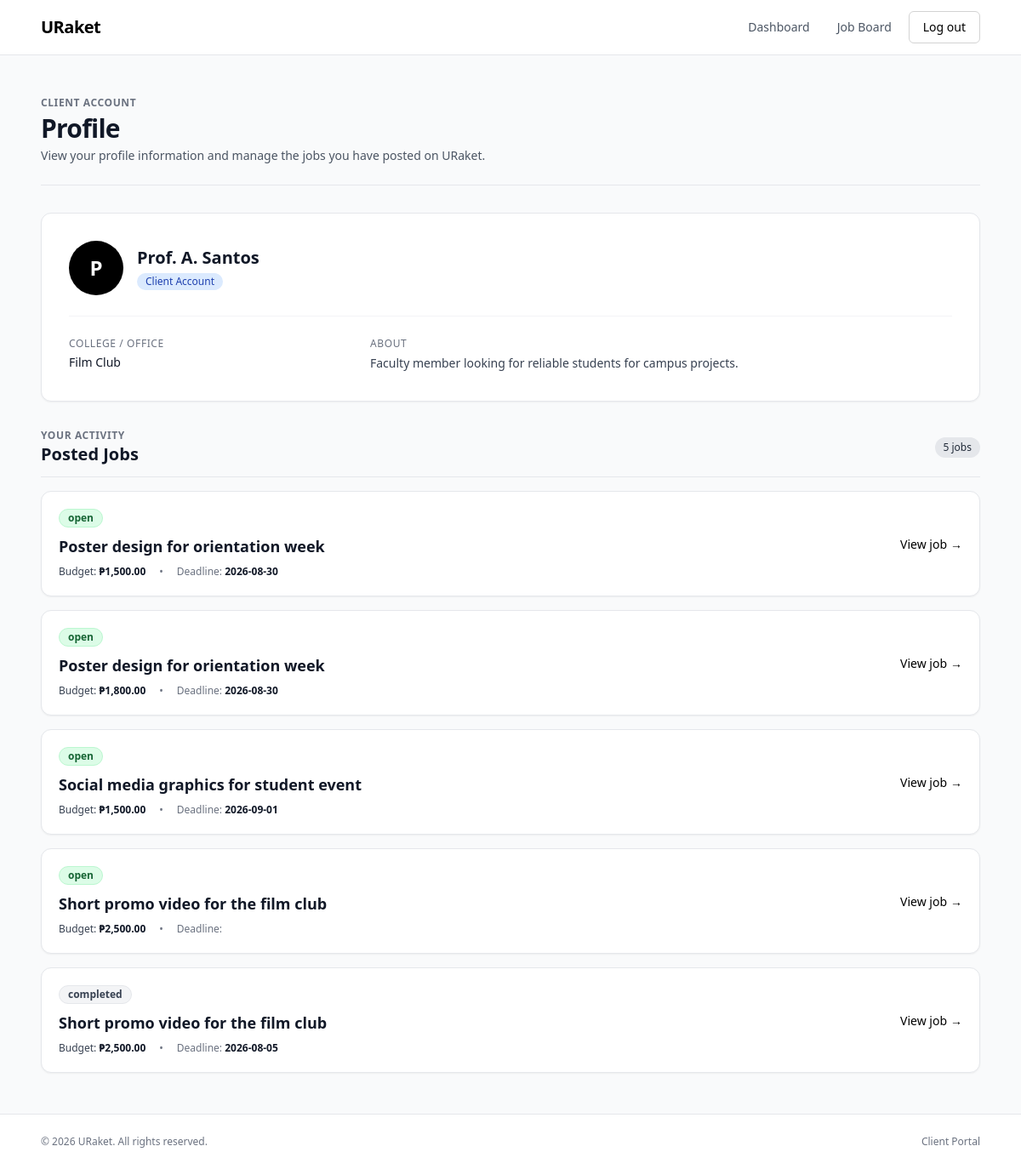
Page /client/profile.php (signed in) on the committed database.
### tables this page shows
CREATE TABLE user_profiles (
	user_id VARCHAR(64) NOT NULL,
	organization VARCHAR(150) NOT NULL,
	about TEXT NULL,
	PRIMARY KEY (user_id),
	CONSTRAINT fk_profiles_user FOREIGN KEY (user_id) REFERENCES users (id)
		ON DELETE CASCADE ON UPDATE CASCADE
);

CREATE TABLE users (
	id VARCHAR(64) NOT NULL,
	role ENUM('admin', 'client', 'freelancer') NOT NULL,
	full_name VARCHAR(150) NOT NULL,
	email VARCHAR(255) NOT NULL,
	password_hash VARCHAR(255) NOT NULL,
	created_at TIMESTAMP NOT NULL DEFAULT CURRENT_TIMESTAMP,
	PRIMARY KEY (id),
	UNIQUE KEY uq_users_email (email)
);

CREATE TABLE jobs (
	id VARCHAR(64) NOT NULL,
	client_id VARCHAR(64) NOT NULL,
	title VARCHAR(200) NOT NULL,
	job_type VARCHAR(60) NOT NULL,
	budget DECIMAL(10, 2) NOT NULL DEFAULT 0.00,
	description TEXT NOT NULL,
	status ENUM('open', 'closed', 'completed') NOT NULL DEFAULT 'open',
	deadline DATE NULL,
	posted_at DATETIME NOT NULL DEFAULT CURRENT_TIMESTAMP,
	PRIMARY KEY (id),
	KEY idx_jobs_client (client_id),
	KEY idx_jobs_status (status),
	CONSTRAINT fk_jobs_client FOREIGN KEY (client_id) REFERENCES users (id)
		ON DELETE RESTRICT ON UPDATE CASCADE
);

### classes/Client.php (called while the page is built, shortened)
<?php
final class Client
{
    public function jobs(string $clientId): array
    {
        $statement = $this->db->prepare(
            'SELECT jobs.id, jobs.title, jobs.job_type AS category, jobs.budget,
                    jobs.status, jobs.deadline, jobs.posted_at AS postedAt,
                    COUNT(applications.id) AS applicationsCount,
                    SUM(applications.status = "pending") AS pendingCount
             FROM jobs LEFT JOIN applications ON applications.job_id = jobs.id
             WHERE jobs.client_id = ? GROUP BY jobs.id ORDER BY jobs.posted_at DESC'
        );
        $statement->bind_param('s', $clientId);
        $statement->execute();
        $jobs = $statement->get_result()->fetch_all(MYSQLI_ASSOC);
        return $jobs;
    }
    public function profile(string $clientId): ?array
    {
        $statement = $this->db->prepare(
            'SELECT users.full_name AS name, user_profiles.organization AS collegeOrOffice, user_profiles.about
             FROM users LEFT JOIN user_profiles ON user_profiles.user_id = users.id
             WHERE users.id = ? AND users.role = "client"'
        );
        $statement->bind_param('s', $clientId);
        $statement->execute();
        $profile = $statement->get_result()->fetch_assoc() ?: null;
        return $profile;
    }
}

### client/profile.php (the view, shortened to what this page needs)
<?php
require_once __DIR__ . '/../config/database.php';
require_once __DIR__ . '/../classes/Client.php';
$clientService = new Client($db);
$currentUser = $_SESSION['currentUser'] ?? null;
$client = $clientService->profile($currentUser['id']);
$postedJobs = $clientService->jobs($currentUser['id']);
?>
<!DOCTYPE html>
<html lang="en">
<head>
    <script src="https://cdn.tailwindcss.com"></script>
</head>
<body class="min-h-screen flex flex-col bg-gray-50 text-gray-900">
<header class="w-full border-b bg-white sticky top-0 z-10">
    <div class="max-w-6xl mx-auto px-4 sm:px-6 h-16 flex items-center justify-between">
        <a href="../index.php" class="text-xl font-bold tracking-tight text-black">
            URaket
        </a>
        <nav class="flex items-center gap-1 sm:gap-2" aria-label="Client navigation">
            <a href="dashboard.php" class="text-sm font-medium px-3 py-2 rounded text-gray-600 hover:text-black hover:bg-gray-100 transition">
                Dashboard
            </a>
            <a href="../jobs/index.php" class="text-sm font-medium px-3 py-2 rounded text-gray-600 hover:text-black hover:bg-gray-100 transition">
                Job Board
            </a>
            <form method="POST" action="">
                <button
                    type="submit"
                    class="inline-flex items-center justify-center px-4 py-2 text-sm font-medium text-black bg-white border border-[#D3D3D3] rounded-[6px] transition-all duration-150 ease-in-out cursor-pointer hover:bg-black hover:text-white hover:border-black active:scale-[0.98] focus:outline-none focus:ring-2 focus:ring-black focus:ring-offset-1"
                > Log out
                </button>
            </form>
        </nav>
    </div>
</header>
<main class="flex-1">
    <div class="max-w-6xl mx-auto px-4 sm:px-6 py-8 sm:py-12 flex flex-col gap-8">
        <section class="border-b pb-6">
            <p class="text-xs font-semibold tracking-wider text-gray-500 uppercase">
                Client Account
            </p>
            <h1 class="text-3xl font-bold tracking-tight mt-1">
                Profile
            </h1>
            <p class="text-sm text-gray-600 mt-1 max-w-2xl">
                View your profile information and manage the jobs you have posted on URaket.
            </p>
        </section>
        <section class="bg-white border rounded-xl shadow-sm overflow-hidden" aria-labelledby="profile-information-heading">
            <div class="p-6 sm:p-8 flex flex-col gap-6">
                <div class="flex items-center gap-4">
                    <div class="w-16 h-16 rounded-full bg-black text-white flex items-center justify-center text-2xl font-bold shrink-0">
                        <?= htmlspecialchars(strtoupper(substr($client['name'], 0, 1))) ?>
                    </div>
                    <div>
                        <h2 id="profile-information-heading" class="text-xl font-semibold text-gray-900">
                            <?= htmlspecialchars($client['name']) ?>
                        </h2>
                        <span class="inline-block mt-1 text-xs px-2.5 py-0.5 rounded-full bg-blue-100 text-blue-800 font-medium">
                            Client Account
                        </span>
                    </div>
                </div>
                <hr class="border-gray-100">
                <div class="grid grid-cols-1 md:grid-cols-3 gap-6">
                    <div class="flex flex-col gap-1">
                        <span class="text-xs font-medium text-gray-500 uppercase tracking-wider">
                            College / Office
                        </span>
                        <p class="text-sm font-medium text-gray-900">
                            <?= htmlspecialchars($client['collegeOrOffice']) ?>
                        </p>
                    </div>
                    <div class="md:col-span-2 flex flex-col gap-1">
                        <span class="text-xs font-medium text-gray-500 uppercase tracking-wider">
                            About
                        </span>
                        <p class="text-sm text-gray-700 leading-relaxed">
                            <?= htmlspecialchars($client['about']) ?>
                        </p>
                    </div>
                </div>
            </div>
        </section>
        <section class="flex flex-col gap-4" aria-labelledby="posted-jobs-heading">
            <div class="flex items-center justify-between border-b pb-3">
                <div>
                    <p class="text-xs font-semibold tracking-wider text-gray-500 uppercase">
                        Your Activity
                    </p>
                    <h2 id="posted-jobs-heading" class="text-xl font-semibold text-gray-900">
                        Posted Jobs
                    </h2>
                </div>
                <?php if (!empty($postedJobs)): ?>
                    <span class="text-xs font-medium bg-gray-200 text-gray-800 px-2.5 py-1 rounded-full">
                        <?= count($postedJobs) ?> <?= count($postedJobs) === 1 ? 'job' : 'jobs' ?>
                    </span>
                <?php endif; ?>
            </div>
            <?php if (empty($postedJobs)): ?>
                <div class="bg-white border border-dashed rounded-xl p-12 text-center flex flex-col items-center justify-center gap-3">
                    <div class="w-12 h-12 rounded-full bg-gray-100 flex items-center justify-center text-gray-400">
                        <svg class="w-6 h-6" fill="none" stroke="currentColor" viewBox="0 0 24 24">
                            <path stroke-linecap="round" stroke-linejoin="round" stroke-width="2" d="M20 13V6a2 2 0 00-2-2H6a2 2 0 00-2 2v7m16 0v5a2 2 0 01-2 2H6a2 2 0 01-2-2v-5m16 0h-2.586a1 1 0 00-.707.293l-2.414 2.414a1 1 0 01-.707.293h-3.172a1 1 0 01-.707-.293l-2.414-2.414A1 1 0 006.586 13H4"></path>
                        </svg>
                    </div>
                    <h3 class="text-base font-semibold text-gray-900">No jobs posted yet</h3>
                    <p class="text-sm text-gray-500 max-w-sm">
                        You haven't posted any jobs yet. Create your first job to start finding student freelancers.
                    </p>
                    <a href="create-job.php" class="mt-2 text-sm font-medium px-4 py-2 bg-black text-white rounded-lg hover:bg-gray-800 transition">
                        Create a job
                    </a>
                </div>
            <?php else: ?>
                <div class="grid grid-cols-1 gap-4">
                    <?php foreach ($postedJobs as $job): ?>
                        <?php
                            $isOpen = strtolower($job['status']) === 'open';
                            $statusClasses = $isOpen
                                ? 'bg-green-100 text-green-800 border-green-200'
                                : 'bg-gray-100 text-gray-700 border-gray-200';
                        ?>
                        <article class="bg-white border rounded-xl p-5 shadow-sm hover:shadow-md transition flex flex-col sm:flex-row sm:items-center justify-between gap-4">
                            <div class="flex flex-col gap-2">
                                <div class="flex items-center gap-3">
                                    <span class="text-xs font-semibold px-2.5 py-0.5 rounded-full border <?= $statusClasses ?>">
                                        <?= htmlspecialchars($job['status']) ?>
                                    </span>
                                </div>
                                <h3 class="text-lg font-semibold text-gray-900">
                                    <?= htmlspecialchars($job['title']) ?>
                                </h3>
                                <div class="flex flex-wrap items-center gap-x-4 gap-y-1 text-xs text-gray-500">
                                    <span class="font-medium text-gray-700">
                                        Budget: <strong class="text-gray-900">₱<?= number_format($job['budget'], 2) ?></strong>
                                    </span>
                                    <span>•</span>
                                    <span>
                                        Deadline: <strong class="text-gray-900"><?= htmlspecialchars($job['deadline']) ?></strong>
                                    </span>
                                </div>
                            </div>
                            <div class="sm:shrink-0 pt-2 sm:pt-0 border-t sm:border-t-0 border-gray-100">
                                <a href="job-detail.php?id=<?= urlencode($job['id']) ?>" class="inline-flex items-center gap-1 text-sm font-medium text-black hover:underline group">
                                    View job
                                    <span class="group-hover:translate-x-1 transition-transform" aria-hidden="true">&rarr;</span>
                                </a>
                            </div>
                        </article>
                    <?php endforeach; ?>
                </div>
            <?php endif; ?>
        </section>
    </div>
</main>
<footer class="w-full border-t bg-white mt-auto">
    <div class="max-w-6xl mx-auto px-4 sm:px-6 py-6 flex items-center justify-between text-xs text-gray-500">
        <p>&copy; <?= date('Y') ?> URaket. All rights reserved.</p>
        <p>Client Portal</p>
    </div>
</footer>
</body>
</html>

### rows in the picture
user_profiles: user_id.full_name "P", user_id.full_name "Prof. A. Santos", organization "Film Club", about "Faculty member looking for reliable students for campus projects."
jobs: status "open", title "Poster design for orientation week", budget "1,500.00", deadline "2026-08-30"
jobs: status "open", title "Poster design for orientation week", budget "1,800.00", deadline "2026-08-30"
jobs: status "open", title "Social media graphics for student event", budget "1,500.00", deadline "2026-09-01"
jobs: status "open", title "Short promo video for the film club", budget "2,500.00"
jobs: status "completed", title "Short promo video for the film club", budget "2,500.00", deadline "2026-08-05"

### other values in the picture
count($postedJobs) "5"
